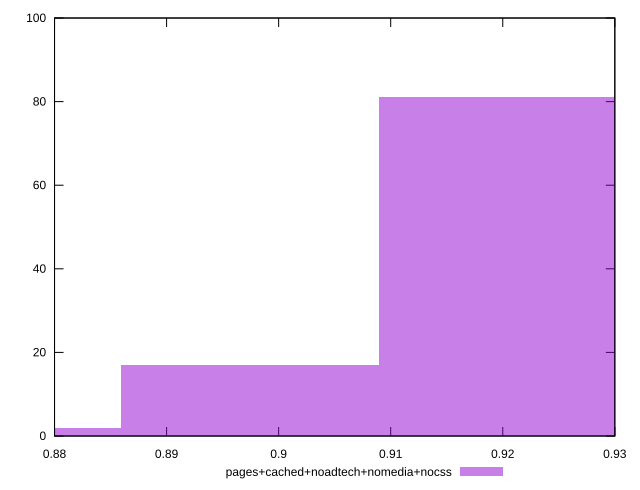

Write the gnuplot code that produced this figure.
reset

$pagesCachedNoadtechNomediaNocss <<EOF
0.920475123183533 81
0.8974632451039447 17
0.8744513670243563 2
EOF

set key outside below
set boxwidth 0.023011878079588325
set xrange [0.88:0.93]
set yrange [0:100]
set trange [0:100]
set style fill transparent solid 0.5 noborder
set terminal svg size 640, 490 enhanced background rgb 'white'
set output "report_00022_2021-02-20T12:08:46.964Z/meta/score/comparison/histogram/4_vs_5.svg"

plot $pagesCachedNoadtechNomediaNocss title "pages+cached+noadtech+nomedia+nocss" with boxes

reset
